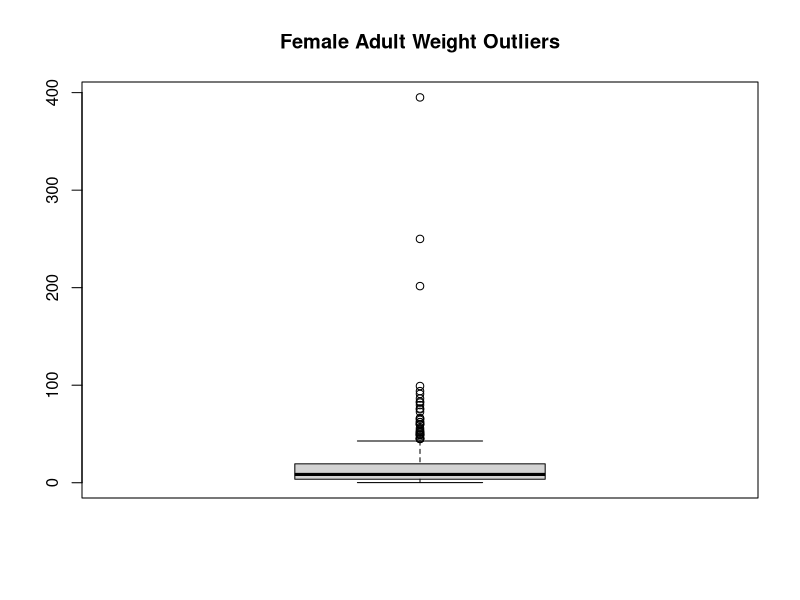
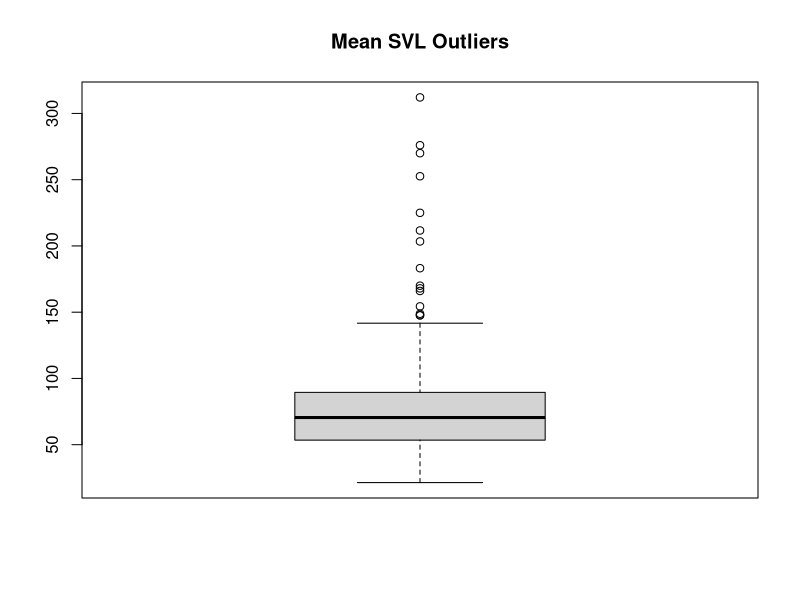

Write the R code that produced these figures, in order.
## ---- chunk 1
knitr::opts_chunk$set(echo = TRUE)
## ---- chunk 2
# Set the working directory
setwd("~/Data/Kourou/Lizard Report")

# Read the CSV file
lizard_data <- read.csv("lizard.csv", header = TRUE)

# View the first rows of the data
head(lizard_data)


## ---- chunk 3

## Processing and Modification

# Check the type of each column
sapply(lizard_data, class)

# Convert SD.Female.adult.weight..g. to numeric
lizard_data$SD.Female.adult.weight..g. <- as.numeric(lizard_data$SD.Female.adult.weight..g.)

# Convert categorical columns to factors
lizard_data$Mode.of.reproduction <- as.factor(lizard_data$Mode.of.reproduction)
lizard_data$Foraging.Mode <- as.factor(lizard_data$Foraging.Mode)
lizard_data$Distribution <- as.factor(lizard_data$Distribution)

# Check updated column types
str(lizard_data)

View(lizard_data)

## ---- chunk 4
# Check for Duplicates
duplicates <- lizard_data[duplicated(lizard_data), ]
print("Duplicate Rows:")
print(duplicates)

# Remove duplicates
lizard_data <- lizard_data[!duplicated(lizard_data), ]

# Manually Validate Ranges (e.g., SVL, weight)
summary(lizard_data$`Average.Female.adult.weight..g.`)  

## What to do about NA's 
## ---- chunk 5
# 1.5 Identify Outliers
# Use boxplots to visualize numeric columns
boxplot(lizard_data$`Average.Female.adult.weight..g.`, main = "Female Adult Weight Outliers")
boxplot(lizard_data$`Mean.F.SVL.adults..mm.`, main = "Mean SVL Outliers")

# Optionally remove extreme outliers
# Define thresholds based on IQR (Interquartile Range)
Q1 <- quantile(lizard_data$`Average.Female.adult.weight..g.`, 0.25, na.rm = TRUE)
Q3 <- quantile(lizard_data$`Average.Female.adult.weight..g.`, 0.75, na.rm = TRUE)
IQR <- Q3 - Q1

# Remove outliers beyond 1.5 * IQR
lizard_data <- subset(lizard_data, `Average.Female.adult.weight..g.` >= (Q1 - 1.5*IQR) & 
                      `Average.Female.adult.weight..g.` <= (Q3 + 1.5*IQR))

# 1.6 Final Cleaned Data Summary
View(lizard_data)
summary(lizard_data)
str(lizard_data)
